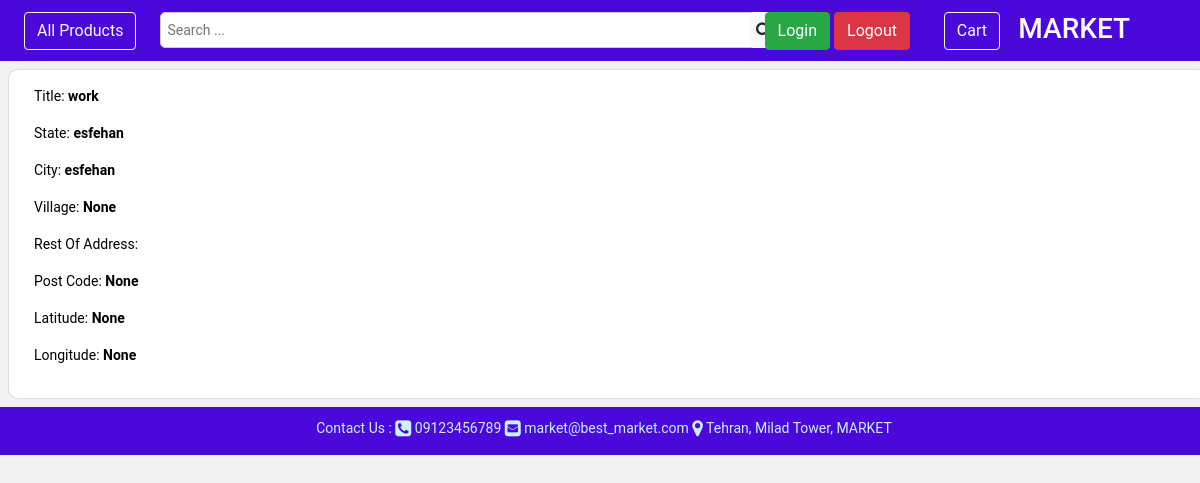
Page /customer/address_detail/3 on the earlier database version.
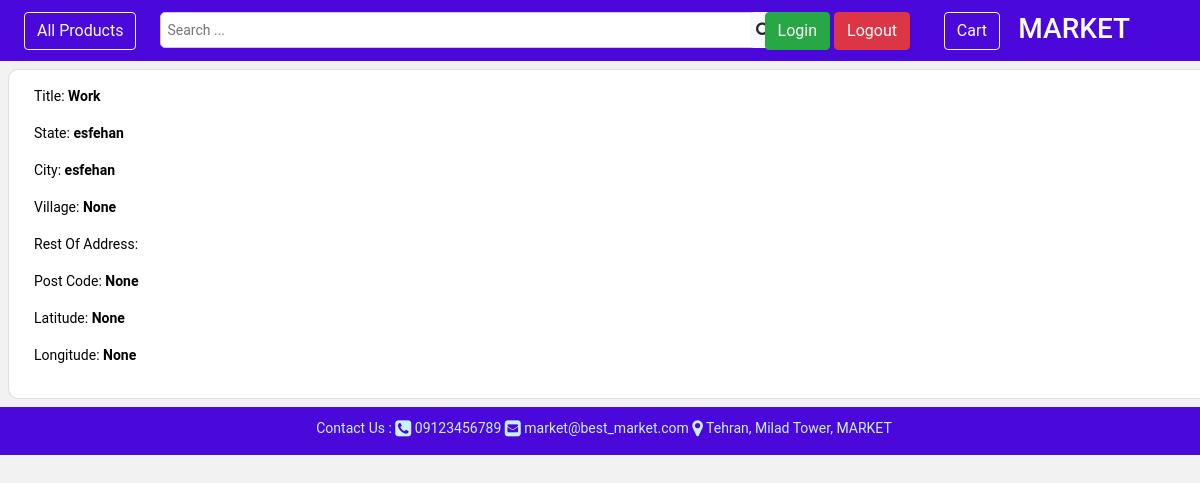
Same page on the later database version.
### customer/models.py (models this page shows, shortened)
class Address(BaseModel):
    owner = models.ForeignKey(Customer, verbose_name=_('customer name'), help_text=_('specify customer'),
                              null=True, blank=True, on_delete=models.PROTECT)
    title = models.CharField(verbose_name=_('address title'), help_text=_('enter title for this address'),
                             max_length=25, default='New')
    latitude = models.FloatField(verbose_name=_('latitude'), help_text=_('enter latitude'), null=True, blank=True)
    longitude = models.FloatField(verbose_name=_('longitude'), help_text=_('enter longitude'), null=True, blank=True)
    country = models.CharField(verbose_name=_('country name'), help_text=_('enter country name'), null=False,
                               blank=False, default='Iran', max_length=30)
    state = models.CharField(verbose_name=_('state name'), help_text=_('enter state name'), null=False, blank=False
                             , max_length=50)
    city = models.CharField(verbose_name=_('city name'), help_text=_('enter city name'), null=False, blank=False,
                            max_length=50)
    village = models.CharField(verbose_name=_('village name'), help_text=_('enter village name'), null=True,
                               blank=True, max_length=50)
    rest_of_address = models.TextField(verbose_name=_('rest of address'), help_text=_('enter rest of address'),
                                       null=False, blank=True)
    post_code = models.CharField(verbose_name=_('post code'), help_text=_('enter post code'), null=True,
                                 blank=True, max_length=10)

### customer/views.py (the view)
# urls.py: path('address_detail/<int:pk>', AddressDetailView.as_view(), name='address_detail'),
class AddressDetailView(generic.DetailView):
    template_name = 'customer/address_detail.html'
    model = Address
    context_object_name = 'address_detail'

### core/models.py (called while the page is built)
    def get_queryset(self):
        return super().get_queryset().filter(deleted=False)

### templates/customer/address_detail.html (shortened to what this page needs)
{% extends "base.html" %}
{% load i18n %}
{% load static %}
{% block content %}
<div class="card address_detail_view text-left m-2 mt-2 p-3" style="width: 100%;
 border-radius: 10px; padding: 10px; background-color: white; max-height: 400px">
    <div class="row">
        <div class="pl-4">
            <p>{% translate 'Title:' %} <strong>{{ address_detail.title }}</strong></p>
            <p>{% translate 'State:' %} <strong>{{ address_detail.state }}</strong></p>
            <p>{% translate 'City:' %} <strong>{{ address_detail.city }}</strong></p>
            <p>{% translate 'Village:' %} <strong>{{ address_detail.village }}</strong></p>
            <p>{% translate 'Rest Of Address:' %} <strong>{{ address_detail.rest_of_address }}</strong></p>
            <p>{% translate 'Post Code:' %} <strong>{{ address_detail.post_code }}</strong></p>
            <p>{% translate 'Latitude:' %} <strong>{{ address_detail.latitude }}</strong></p>
            <p>{% translate 'Longitude:' %} <strong>{{ address_detail.longitude }}</strong></p>
        </div>
    </div>
</div>
{% endblock %}

Differences in the rows shown:
changed Address "esfehan": title "work" → "Work"
